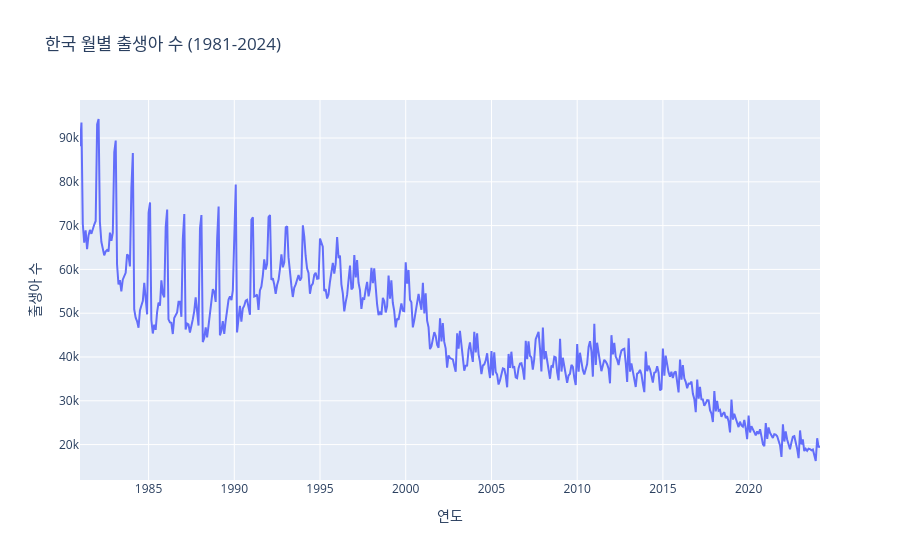

Here is the notebook cell this chart was saved with:
### Code cell
import pandas as pd
pd.options.plotting.backend = "plotly"
import numpy as np
import plotly.express as px

# 데이터 로드 및 전처리
df_birth = pd.read_csv('../datasets/tsa/korean-births-stats.csv', index_col=0, parse_dates=True)
df_birth.replace('-', np.nan, inplace=True)
df_birth = df_birth.astype(float)
df_birth.index.freq = 'MS' # 월별 데이터 명시

# Plotly Express를 사용한 시계열 데이터 시각화
fig = px.line(df_birth, y='출생아수', title='한국 월별 출생아 수 (1981-2024)')
fig.update_layout(xaxis_title="연도", yaxis_title="출생아 수")
fig.show()

### Figure 1 — Plotly figure (JSON) as saved in the notebook; plotly's stock layout.template omitted (floating-point values rounded to 4 significant figures; data arrays with more than 128 entries replaced by an {"elided": "..."} marker saying what was removed)
{"data": [{"hovertemplate": "index=%{x}<br>출생아수=%{y}<extra></extra>", "legendgroup": "", "line": {"color": "#636efa", "dash": "solid"}, "marker": {"symbol": "circle"}, "mode": "lines", "name": "", "orientation": "v", "showlegend": false, "type": "scatter", "x": {"elided": "519 str values"}, "xaxis": "x", "y": {"elided": "519 int values"}, "yaxis": "y"}], "layout": {"legend": {"tracegroupgap": 0}, "title": {"text": "한국 월별 출생아 수 (1981-2024)"}, "xaxis": {"anchor": "y", "domain": [0, 1], "title": {"text": "연도"}}, "yaxis": {"anchor": "x", "domain": [0, 1], "title": {"text": "출생아 수"}}}}
